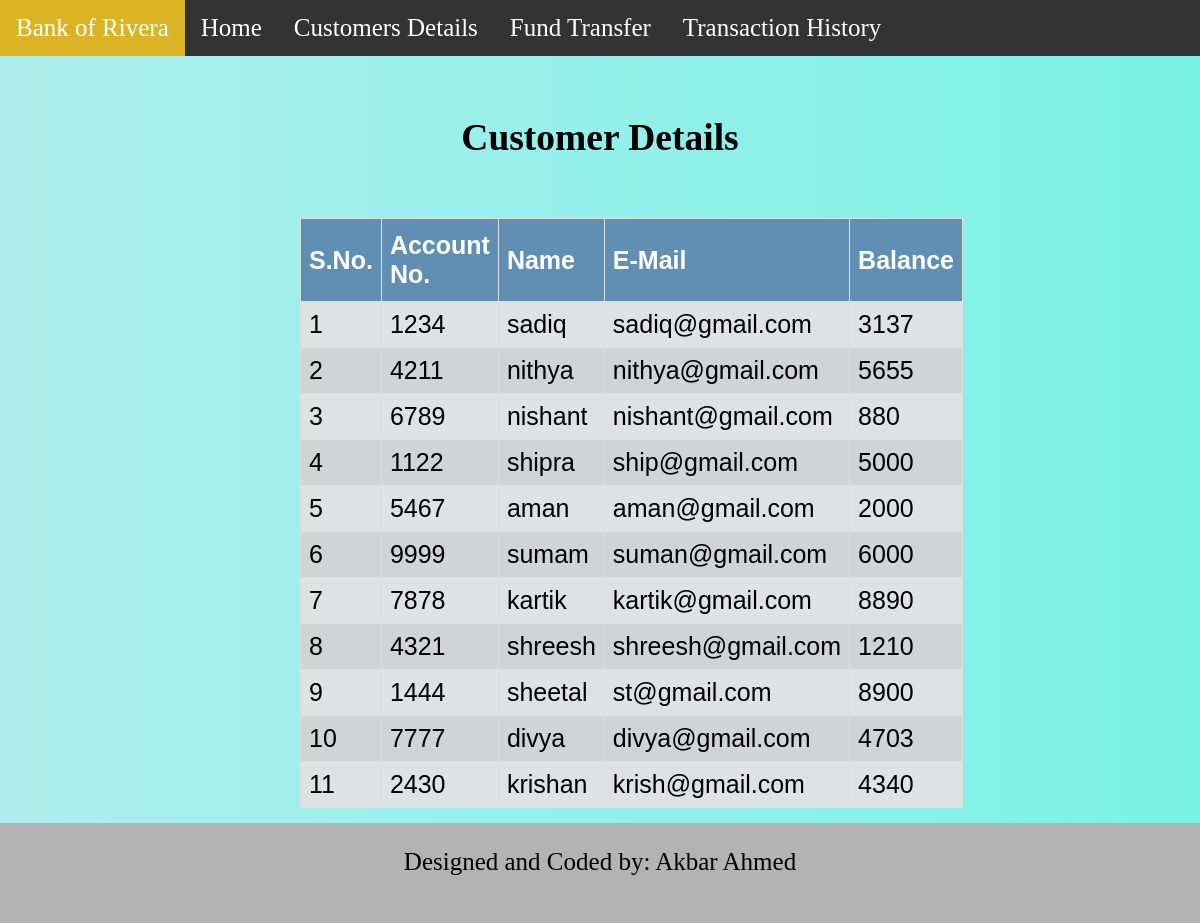
The page /ViewCustomers.php on the database its author committed.
### tables this page shows
CREATE TABLE `accountdetails` (
  `sno` int(11) NOT NULL,
  `accID` int(11) NOT NULL,
  `name` varchar(50) NOT NULL,
  `email` varchar(100) NOT NULL,
  `balance` double NOT NULL
);

### ViewCustomers.php (the view, shortened to what this page needs)
<?php
    $servername = "localhost";
    $username = "root";
    $password = "";
    $dbname = "spark bank";
    $conn = new mysqli($servername, $username, $password, $dbname);
    $sql = "SELECT * FROM accountdetails" ;
    $result = $conn->query($sql);
?>
<!DOCTYPE html>
<html lang="en">
<head>
</head>
<body>
  <?php include('navbar.php'); ?>
       <div class="container">
            <h2 style="text-align: center">Customer Details</h2>
            <br>
            <table id="Table">
                <thead>
                    <tr>
                    <th>S.No.</th>
                    <th>Account No.</th>
                    <th>Name</th>
                    <th>E-Mail</th>
                    <th>Balance</th>
                    </tr>
                </thead>
                <?php
                while($row = $result->fetch_assoc()) {
                ?>
                <tr>
                    <td><?php echo $row['sno']; ?></td>
                    <td><?php echo $row['accID']; ?></td>
                    <td ><?php echo $row['name']; ?></td>
                    <td><?php echo $row['email']; ?></td>
                    <td><?php echo $row['balance']; ?></td>
                </tr>
                <?php
                }
                ?>
            </table>
        </div>
        <footer style="text-align: center">
            <p>Designed and Coded by: Akbar Ahmed</p>
        </footer>
</body>
</html>

### navbar.php (shortened to what this page needs)
<!DOCTYPE html>
<html>
<head>
</head>
<body>
   <nav class="Nav">
    <ul>
    <li>
    <a class="title" href="#">Bank of Rivera</a>
    </li>
    <li>
    <a href="index.php">Home</a>
    </li>
    <li>
    <a href="ViewCustomers.php">Customers Details</a>
    </li>
    <li>
    <a href="Transfer.php">Fund Transfer</a>
    </li>
    <li>
    <a href="RecordsPage.php">Transaction History</a>
    </li>
    </ul>
   </nav>
<body>
</html>

### ViewCustomers.php (style rules this page uses)
html { position: relative; min-height: 100%; }
body { padding-top: 60px; font-size:25px; padding-bottom: 100px; background: #AFEEEE; background: -webkit-linear-gradient(to right, #AFEEEE, #79f2e6 ); background: linear-gradient(to right, #AFEEEE, #79f2e6 ); }
.container { padding-top:5px; display: block; margin-top: 20px; margin-left: auto; margin-right: auto; width: 50%; }
td,th { border: 1px solid #ddd; padding: 8px; }
#Table { font-family: Arial,Helvetica, sans-serif; border-collapse: collapse; margin-bottom: 15px; }
#Table tr:nth-child(even) { background-color: #d2d3d4; }
#Table tr:nth-child(odd) { background-color: #dee2e3; }
#Table th { padding-top: 12px; padding-bottom: 12px; text-align:left; background-color: #608fb3; color:white; }
footer { background-color: #b3b3b3; position: absolute; left: 0; bottom: 0; height: 100px; width: 100%; overflow: hidden; }

### navbar.php (style rules this page uses)
body { margin:0; }
ul { list-style-type: none; margin: 0; padding: 0; overflow: hidden; background-color: #333; position: fixed; top: 0; width: 100%; }
li { float: left; }
li a { display: block; color: white; text-align: center; padding: 14px 16px; text-decoration: none; }
.title { background-color: #dbb425; }

### rows shown on the page
accountdetails: sno "1", accID "1234", name "sadiq", email "sadiq@gmail.com", balance "3137"
accountdetails: sno "2", accID "4211", name "nithya", email "nithya@gmail.com", balance "5655"
accountdetails: sno "3", accID "6789", name "nishant", email "nishant@gmail.com", balance "880"
accountdetails: sno "4", accID "1122", name "shipra", email "ship@gmail.com", balance "5000"
accountdetails: sno "5", accID "5467", name "aman", email "aman@gmail.com", balance "2000"
accountdetails: sno "6", accID "9999", name "sumam", email "suman@gmail.com", balance "6000"
accountdetails: sno "7", accID "7878", name "kartik", email "kartik@gmail.com", balance "8890"
accountdetails: sno "8", accID "4321", name "shreesh", email "shreesh@gmail.com", balance "1210"
accountdetails: sno "9", accID "1444", name "sheetal", email "st@gmail.com", balance "8900"
accountdetails: sno "10", accID "7777", name "divya", email "divya@gmail.com", balance "4703"
accountdetails: sno "11", accID "2430", name "krishan", email "krish@gmail.com", balance "4340"
